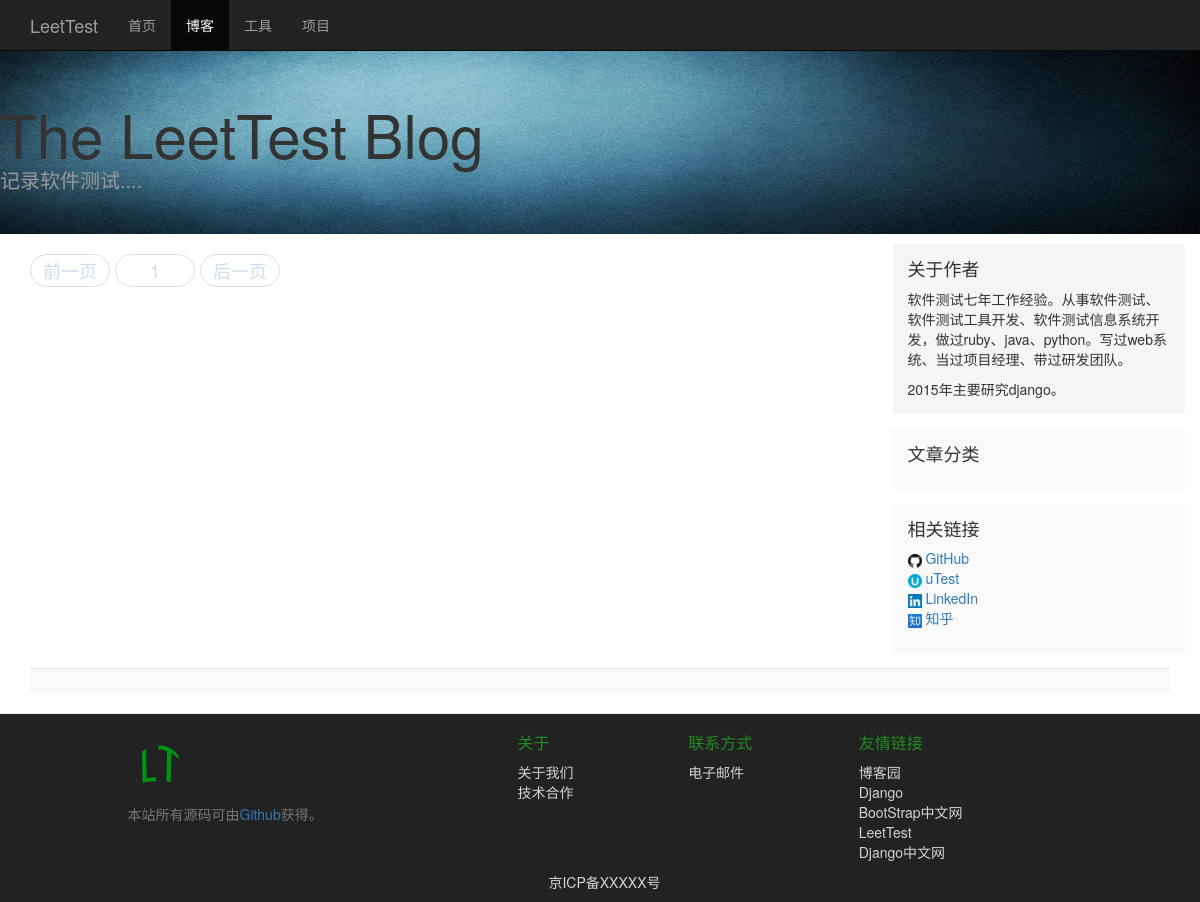
The page /blog/?categoryid=2 on the database as committed earlier.
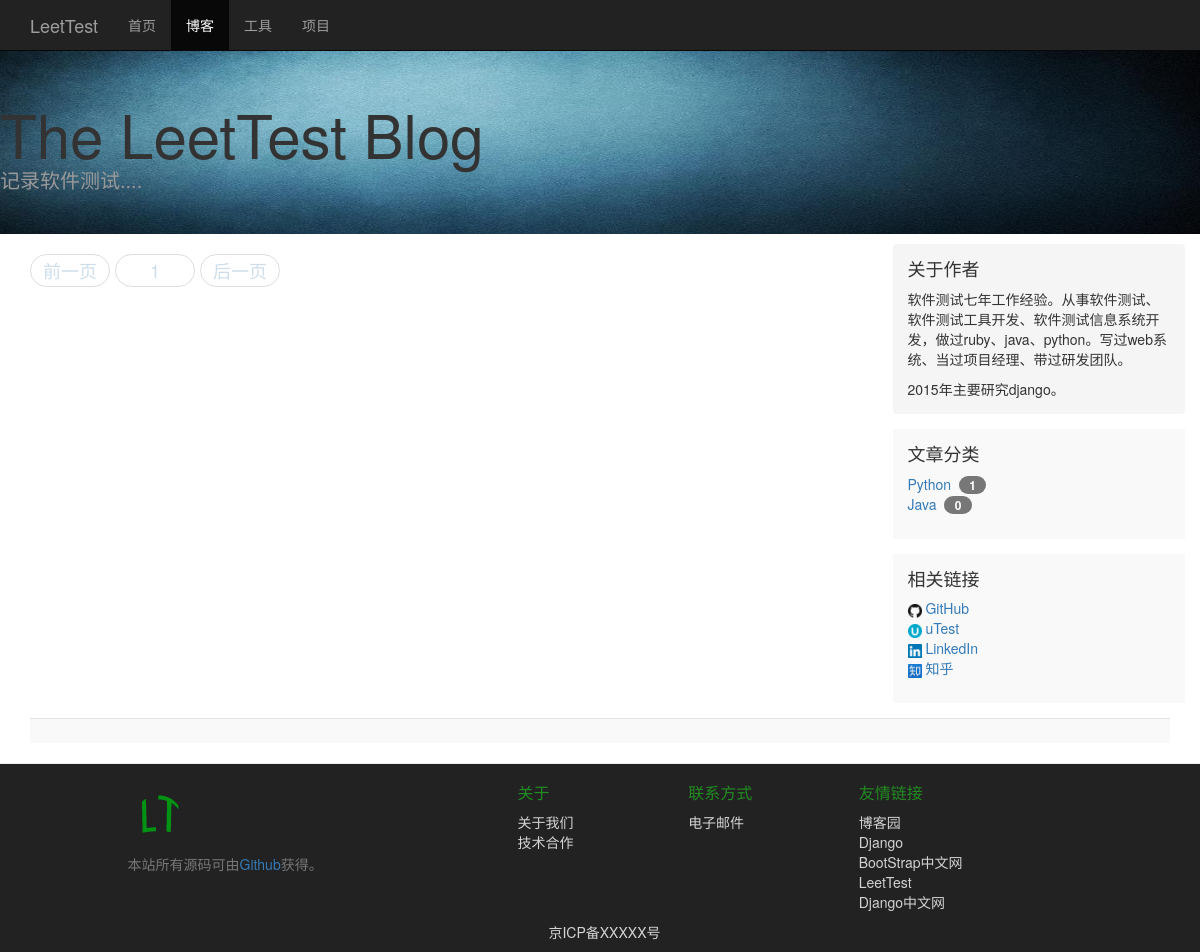
The same page on the database as committed later.
### blog/models.py (models this page shows, shortened)
class Category(models.Model):
    name=models.CharField(max_length=20)

### blog/views.py (the view)
def list(request):
    all_articles = Article.objects.all().order_by("-publish_time")
    categorys=Category.objects.all()
    for category in categorys:
        category.article_num = 0
        for article in all_articles:
            if article.category == category:
                category.article_num += 1
        category.save()
    categoryid = request.GET.get('categoryid')
    if categoryid:
        all_articles = Article.objects.filter(category__id=int(categoryid)).order_by("-publish_time")
    p = Paginator(all_articles , 7)
    try:
        page = int(request.GET.get('page',1))
        if page < 1:
            page = 1
    except ValueError:
        page = 1
    try:
        articles = p.page(page)
    except PageNotAnInteger:
        articles = p.page(1)
    except EmptyPage:
        articles = p.page(p.num_pages)
    after_range_num = 3
    before_range_num = 2
    if page >= after_range_num:
        page_range = p.page_range[page - after_range_num:page + before_range_num]
    else:
        page_range = p.page_range[0:page + before_range_num]
    return render_to_response('article_list.html',locals())

### blog/templates/article_list.html (shortened to what this page needs)
{% extends "base.html" %}
{% block active-blog %}
  class="active"
{% endblock %}
{% block css %}
    <link href="/static/css/blog.css" rel="stylesheet">
{% endblock %}
{% block content %}
    <div class="blog-header"  style="background: url(/static/images/banner0.png) ;background-size:100% 100%;">
        <h1 class="blog-title">The LeetTest Blog</h1>
        <p class="lead blog-description">记录软件测试....</p>
    </div>
    <div class="container">
      <div class="row">
        <div class="col-sm-8 blog-main">
          <nav>
            <ul class="pager">
              	{% if articles.has_previous %}
			    	      <li><a href="?page={{ articles.previous_page_number }}">前一页</a></li>
      			    {% else %}
      			    	<li><a class="active">前一页</a></li>
      			    {% endif %}
      			    {% for p in page_range %}
      			      {% ifequal p page %}
      			      	<li><a class="active">{{p}}</a></li>
      			      {% else %}
      			      	<li><a href="?page={{p}}" title="第{{p}}页">{{p}}</a><li>
      			      {% endifequal %}
      			    {% endfor %}
      			    {% if articles.has_next %}
      			    	<li><a href="?page={{ articles.next_page_number }}">后一页</a></li>
      			    {% else %}
      			    	<li> <a class="active">后一页</a></li>
      			    {% endif %}
            </ul>
          </nav>
        </div>
        <div class="col-sm-3 col-sm-offset-1 blog-sidebar">
          <div class="sidebar-module sidebar-module-inset">
            <h4>关于作者</h4>
            <p>软件测试七年工作经验。从事软件测试、软件测试工具开发、软件测试信息系统开发，做过ruby、java、python。写过web系统、当过项目经理、带过研发团队。</p>
            <p>2015年主要研究django。</p>
          </div>
          <div class="sidebar-module">
            <h4>文章分类</h4>
            <ul class="list-unstyled">
             	{% for category in categorys %}
              		<li><a href="?categoryid={{ category.id }}">{{category.name}}&nbsp;&nbsp;<span class="badge">&nbsp;{{category.article_num}}&nbsp;</span></a></li>
          		{% endfor%}
            </ul>
          </div>
          <div class="sidebar-module">
            <h4>相关链接</h4>
            <ol class="list-unstyled">
              <li><a target="_blank" href="https://github.com/buaawp" ><img src="/static/images/web-icon/github.ico" /> GitHub</a></li>
              <li><a target="_blank" href="https://my.utest.com/platform/profile/dcb432b29d3d11e4bf8522000aa410c3"><img src="/static/images/web-icon/utest.ico" /> uTest</a></li>
              <li><a target="_blank" href="http://cn.linkedin.com/in/buaawp"><img src="/static/images/web-icon/linkedin.ico" /> LinkedIn</a></li>
              <li><a target="_blank" href="http://www.zhihu.com/people/buaawp"><img src="/static/images/web-icon/zhihu.ico" /> 知乎</a></li>
            </ol>
          </div>
        </div>
      </div>
    <footer class="blog-footer">
    </footer>
  </div>
{% endblock %}

Rows that differ between the two databases and show on the page:
added Category: name "Python", article_num "1"
added Category: name "Java", article_num "0"
